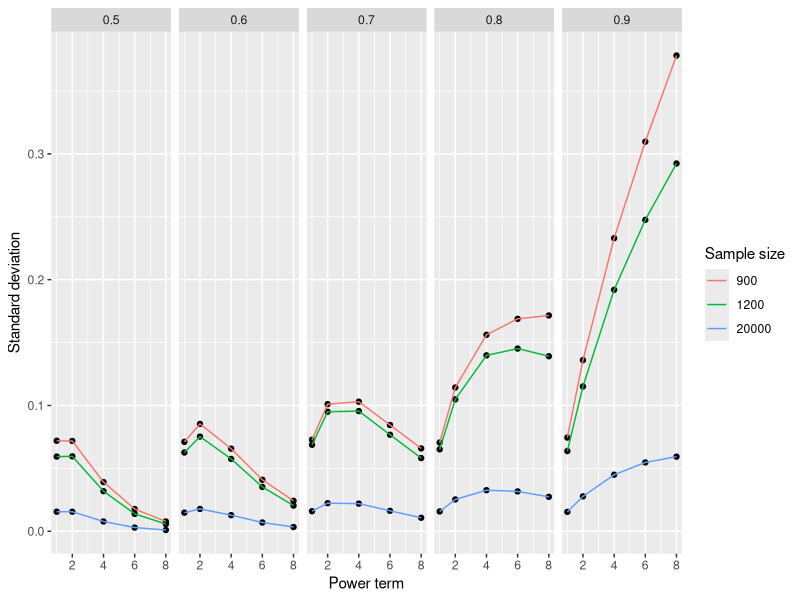
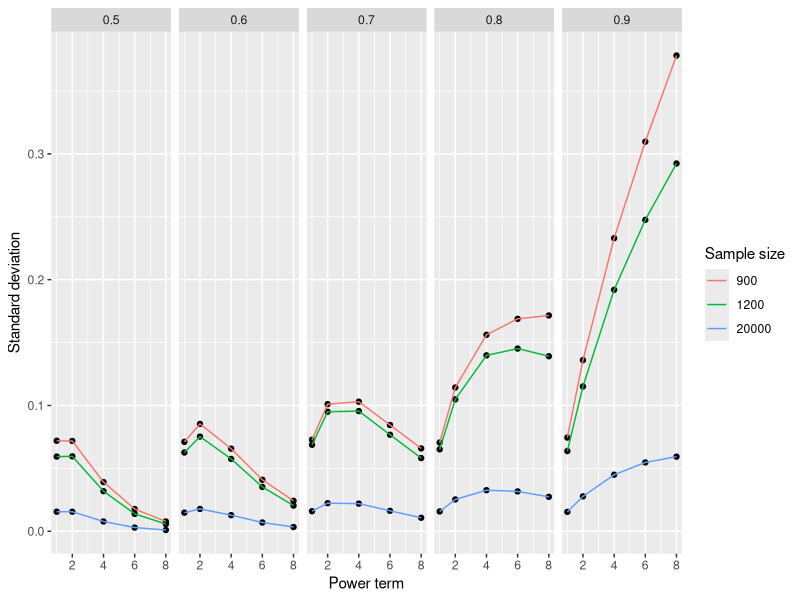

The R script that drew these images, in order:
# Simulate some intermediate frequency SNPs with known R
# Calculate empirical R
# Calculate sampling variance
# Calculate empirical R^8
# Calculate sampling variance of R^8


# r = (x11 - p1q1) / sqrt(p1q1p2q2)
# r = (x12 - p1q2) / sqrt(p1q1p2q2)

# given p1, q1, r we can calculate expected x11, x12, x21, x22


library(plyr)
library(ggplot2)


#=================================================================#


sampleSnp <- function(r, n, p1, q1)
{
	p2 <- 1 - p1
	q2 <- 1 - q1

	x11 <- r * sqrt(p1*q1*p2*q2) + p1*q1
	x12 <- p1*q2 - r * sqrt(p1*q1*p2*q2)
	x21 <- p2*q1 - r * sqrt(p1*q1*p2*q2)
	x22 <- r * sqrt(p1*q1*p2*q2) + p2*q2

	xs <- c(x11, x12, x21, x22)
	if(any(xs < 0))
	{
		return(NA)
	}

	x <- sample(1:4, n, replace=T, prob=xs)
	r_obs <- (sum(x == 1)/n - p1*q1) / sqrt(p1*q1*p2*q2)
	return(r_obs)
}


doSim <- function(param)
{
	for(i in 1:nrow(param))
	{
		param$r_obs[i] <- with(param, sampleSnp(r[i], n[i], p1[i], q1[i]))
	}
	return(param)
}


#=================================================================#

# Create parameters
param <- expand.grid(
	r = seq(0.5, 0.95, 0.1), 
	n = c(900, 1200, 20000), 
	p1 = c(0.25, 0.5, 0.75), 
	q1 = c(0.25, 0.5, 0.75), 
	sim = 1:100, r_obs = NA
)
param <- subset(param, p1 >= q1)

# Run simulations
param <- doSim(param)


#=================================================================#


# Summarise results
p <- subset(param, !is.na(r_obs), select=c(r, r_obs, n))
ps <- rbind(p, p, p, p, p)
ps$pow <- rep(c(1,2,4,6,8), each=nrow(p))
ps$r_obs <- ps$r_obs^ps$pow

ps_summary <- ddply(ps, .(pow, r, n), summarise, 
	N    = length(r_obs),
	sd   = sd(r_obs),
	se   = sd(r_obs) / sqrt(length(r_obs)),
	qu1  = quantile(r_obs, prob=0.25, na.rm=T),
	mean = mean(r_obs),
	qu3  = quantile(r_obs, prob=0.75, na.rm=T)	
)


#=================================================================#

# Plot
ggplot(ps_summary, aes(x = pow, y = sd)) +
geom_point() +
geom_line(aes(colour=factor(n))) +
facet_grid(. ~ r) + 
labs(x = "Power term", y = "Standard deviation", colour = "Sample size") 
ggsave(file="~/repo/eQTL-2D/analysis/images/ld_sampling.pdf", width=10, height=6)


